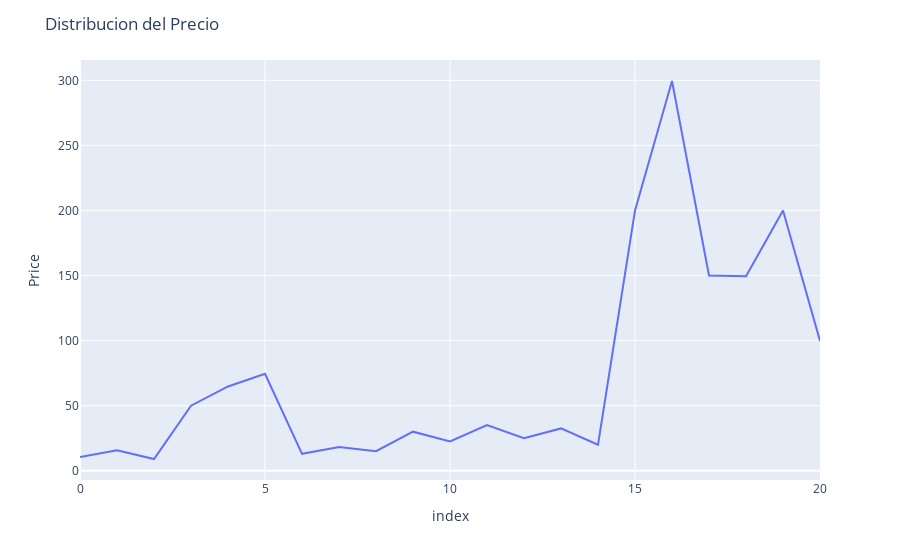

The notebook cell saved with this chart:
### Code cell
import plotly.express as px
# !pip install plotly # en colab
# terminal/anaconda prompt en el ambiente en el que estan y darle pip install plotly
f = px.line(df, df.index, "Price")
f.update_layout(
    title="Distribucion del Precio"
)
f.show()

### Figure 1 — Plotly figure (JSON) as saved in the notebook; plotly's stock layout.template omitted (floating-point values rounded to 4 significant figures)
{"data": [{"hovertemplate": "index=%{x}<br>Price=%{y}<extra></extra>", "legendgroup": "", "line": {"color": "#636efa", "dash": "solid"}, "marker": {"symbol": "circle"}, "mode": "lines", "name": "", "orientation": "v", "showlegend": false, "type": "scatter", "x": [0, 1, 2, 3, 4, 5, 6, 7, 8, 9, 10, 11, 12, 13, 14, 15, 16, 17, 18, 19, 20], "xaxis": "x", "y": [10.5, 15.75, 8.99, 49.99, 64.75, 74.5, 12.99, 18.25, 14.99, 29.99, 22.5, 34.99, 24.95, 32.5, 19.99, 200.0, 299.5, 150.0, 149.5, 200.0, 99.75], "yaxis": "y"}], "layout": {"legend": {"tracegroupgap": 0}, "margin": {"t": 60}, "title": {"text": "Distribucion del Precio"}, "xaxis": {"anchor": "y", "domain": [0, 1], "title": {"text": "index"}}, "yaxis": {"anchor": "x", "domain": [0, 1], "title": {"text": "Price"}}}}
